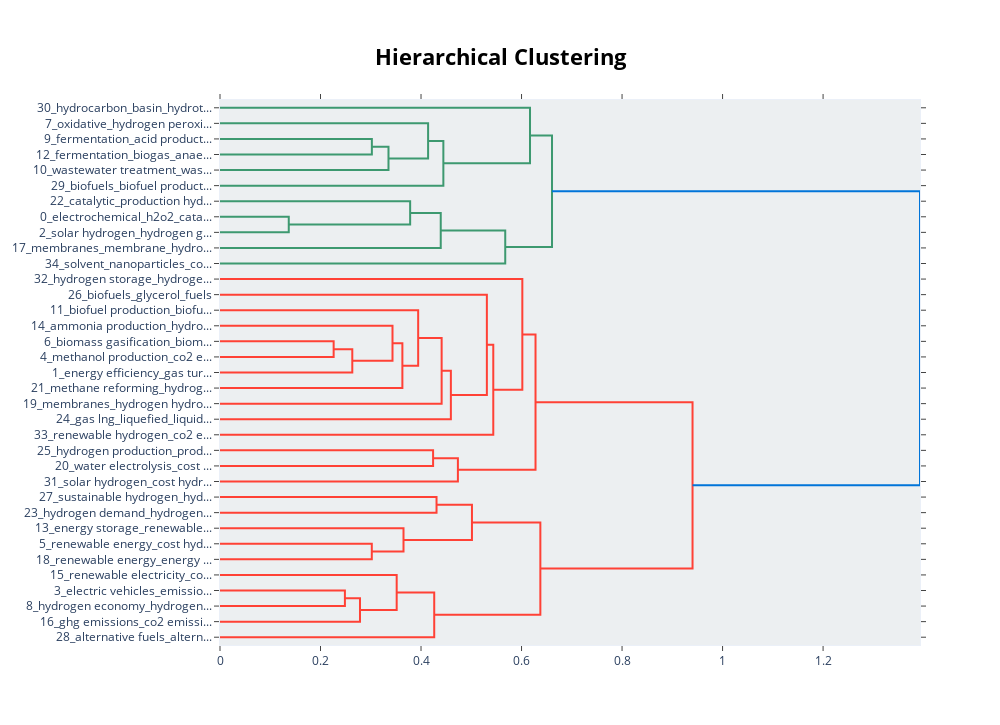

Notebook source saved alongside this figure:
### Code cell
topic_model.visualize_hierarchy()

### Figure 1 — Plotly figure (JSON) as saved in the notebook; plotly's stock layout.template omitted (floating-point values rounded to 4 significant figures)
{"data": [{"hoverinfo": "text", "marker": {"color": "rgb(61,153,112)"}, "mode": "lines", "type": "scatter", "x": [0, 0.3022, 0.3022, 0], "xaxis": "x", "y": [-25, -25, -35, -35], "yaxis": "y"}, {"hoverinfo": "text", "marker": {"color": "rgb(61,153,112)"}, "mode": "lines", "type": "scatter", "x": [0.3022, 0.3353, 0.3353, 0], "xaxis": "x", "y": [-30, -30, -45, -45], "yaxis": "y"}, {"hoverinfo": "text", "marker": {"color": "rgb(61,153,112)"}, "mode": "lines", "type": "scatter", "x": [0, 0.4141, 0.4141, 0.3353], "xaxis": "x", "y": [-15, -15, -37.5, -37.5], "yaxis": "y"}, {"hoverinfo": "text", "marker": {"color": "rgb(61,153,112)"}, "mode": "lines", "type": "scatter", "x": [0.4141, 0.4444, 0.4444, 0], "xaxis": "x", "y": [-26.25, -26.25, -55, -55], "yaxis": "y"}, {"hoverinfo": "text", "marker": {"color": "rgb(61,153,112)"}, "mode": "lines", "type": "scatter", "x": [0, 0.6169, 0.6169, 0.4444], "xaxis": "x", "y": [-5, -5, -40.62, -40.62], "yaxis": "y"}, {"hoverinfo": "text", "marker": {"color": "rgb(61,153,112)"}, "mode": "lines", "type": "scatter", "x": [0, 0.1368, 0.1368, 0], "xaxis": "x", "y": [-75, -75, -85, -85], "yaxis": "y"}, {"hoverinfo": "text", "marker": {"color": "rgb(61,153,112)"}, "mode": "lines", "type": "scatter", "x": [0, 0.3784, 0.3784, 0.1368], "xaxis": "x", "y": [-65, -65, -80, -80], "yaxis": "y"}, {"hoverinfo": "text", "marker": {"color": "rgb(61,153,112)"}, "mode": "lines", "type": "scatter", "x": [0.3784, 0.4392, 0.4392, 0], "xaxis": "x", "y": [-72.5, -72.5, -95, -95], "yaxis": "y"}, {"hoverinfo": "text", "marker": {"color": "rgb(61,153,112)"}, "mode": "lines", "type": "scatter", "x": [0.4392, 0.5676, 0.5676, 0], "xaxis": "x", "y": [-83.75, -83.75, -105, -105], "yaxis": "y"}, {"hoverinfo": "text", "marker": {"color": "rgb(61,153,112)"}, "mode": "lines", "type": "scatter", "x": [0.6169, 0.6606, 0.6606, 0.5676], "xaxis": "x", "y": [-22.81, -22.81, -94.38, -94.38], "yaxis": "y"}, {"hoverinfo": "text", "marker": {"color": "rgb(255,65,54)"}, "mode": "lines", "type": "scatter", "x": [0, 0.2261, 0.2261, 0], "xaxis": "x", "y": [-155, -155, -165, -165], "yaxis": "y"}, {"hoverinfo": "text", "marker": {"color": "rgb(255,65,54)"}, "mode": "lines", "type": "scatter", "x": [0.2261, 0.2632, 0.2632, 0], "xaxis": "x", "y": [-160, -160, -175, -175], "yaxis": "y"}, {"hoverinfo": "text", "marker": {"color": "rgb(255,65,54)"}, "mode": "lines", "type": "scatter", "x": [0, 0.3432, 0.3432, 0.2632], "xaxis": "x", "y": [-145, -145, -167.5, -167.5], "yaxis": "y"}, {"hoverinfo": "text", "marker": {"color": "rgb(255,65,54)"}, "mode": "lines", "type": "scatter", "x": [0.3432, 0.3629, 0.3629, 0], "xaxis": "x", "y": [-156.2, -156.2, -185, -185], "yaxis": "y"}, {"hoverinfo": "text", "marker": {"color": "rgb(255,65,54)"}, "mode": "lines", "type": "scatter", "x": [0, 0.3943, 0.3943, 0.3629], "xaxis": "x", "y": [-135, -135, -170.6, -170.6], "yaxis": "y"}, {"hoverinfo": "text", "marker": {"color": "rgb(255,65,54)"}, "mode": "lines", "type": "scatter", "x": [0.3943, 0.441, 0.441, 0], "xaxis": "x", "y": [-152.8, -152.8, -195, -195], "yaxis": "y"}, {"hoverinfo": "text", "marker": {"color": "rgb(255,65,54)"}, "mode": "lines", "type": "scatter", "x": [0.441, 0.4594, 0.4594, 0], "xaxis": "x", "y": [-173.9, -173.9, -205, -205], "yaxis": "y"}, {"hoverinfo": "text", "marker": {"color": "rgb(255,65,54)"}, "mode": "lines", "type": "scatter", "x": [0, 0.531, 0.531, 0.4594], "xaxis": "x", "y": [-125, -125, -189.5, -189.5], "yaxis": "y"}, {"hoverinfo": "text", "marker": {"color": "rgb(255,65,54)"}, "mode": "lines", "type": "scatter", "x": [0.531, 0.5438, 0.5438, 0], "xaxis": "x", "y": [-157.2, -157.2, -215, -215], "yaxis": "y"}, {"hoverinfo": "text", "marker": {"color": "rgb(255,65,54)"}, "mode": "lines", "type": "scatter", "x": [0, 0.6016, 0.6016, 0.5438], "xaxis": "x", "y": [-115, -115, -186.1, -186.1], "yaxis": "y"}, {"hoverinfo": "text", "marker": {"color": "rgb(255,65,54)"}, "mode": "lines", "type": "scatter", "x": [0, 0.424, 0.424, 0], "xaxis": "x", "y": [-225, -225, -235, -235], "yaxis": "y"}, {"hoverinfo": "text", "marker": {"color": "rgb(255,65,54)"}, "mode": "lines", "type": "scatter", "x": [0.424, 0.4734, 0.4734, 0], "xaxis": "x", "y": [-230, -230, -245, -245], "yaxis": "y"}, {"hoverinfo": "text", "marker": {"color": "rgb(255,65,54)"}, "mode": "lines", "type": "scatter", "x": [0.6016, 0.6278, 0.6278, 0.4734], "xaxis": "x", "y": [-150.6, -150.6, -237.5, -237.5], "yaxis": "y"}, {"hoverinfo": "text", "marker": {"color": "rgb(255,65,54)"}, "mode": "lines", "type": "scatter", "x": [0, 0.4308, 0.4308, 0], "xaxis": "x", "y": [-255, -255, -265, -265], "yaxis": "y"}, {"hoverinfo": "text", "marker": {"color": "rgb(255,65,54)"}, "mode": "lines", "type": "scatter", "x": [0, 0.302, 0.302, 0], "xaxis": "x", "y": [-285, -285, -295, -295], "yaxis": "y"}, {"hoverinfo": "text", "marker": {"color": "rgb(255,65,54)"}, "mode": "lines", "type": "scatter", "x": [0, 0.3651, 0.3651, 0.302], "xaxis": "x", "y": [-275, -275, -290, -290], "yaxis": "y"}, {"hoverinfo": "text", "marker": {"color": "rgb(255,65,54)"}, "mode": "lines", "type": "scatter", "x": [0.4308, 0.5014, 0.5014, 0.3651], "xaxis": "x", "y": [-260, -260, -282.5, -282.5], "yaxis": "y"}, {"hoverinfo": "text", "marker": {"color": "rgb(255,65,54)"}, "mode": "lines", "type": "scatter", "x": [0, 0.2485, 0.2485, 0], "xaxis": "x", "y": [-315, -315, -325, -325], "yaxis": "y"}, {"hoverinfo": "text", "marker": {"color": "rgb(255,65,54)"}, "mode": "lines", "type": "scatter", "x": [0.2485, 0.2786, 0.2786, 0], "xaxis": "x", "y": [-320, -320, -335, -335], "yaxis": "y"}, {"hoverinfo": "text", "marker": {"color": "rgb(255,65,54)"}, "mode": "lines", "type": "scatter", "x": [0, 0.3516, 0.3516, 0.2786], "xaxis": "x", "y": [-305, -305, -327.5, -327.5], "yaxis": "y"}, {"hoverinfo": "text", "marker": {"color": "rgb(255,65,54)"}, "mode": "lines", "type": "scatter", "x": [0.3516, 0.4262, 0.4262, 0], "xaxis": "x", "y": [-316.2, -316.2, -345, -345], "yaxis": "y"}, {"hoverinfo": "text", "marker": {"color": "rgb(255,65,54)"}, "mode": "lines", "type": "scatter", "x": [0.5014, 0.6374, 0.6374, 0.4262], "xaxis": "x", "y": [-271.2, -271.2, -330.6, -330.6], "yaxis": "y"}, {"hoverinfo": "text", "marker": {"color": "rgb(255,65,54)"}, "mode": "lines", "type": "scatter", "x": [0.6278, 0.9403, 0.9403, 0.6374], "xaxis": "x", "y": [-194.0, -194.0, -300.9, -300.9], "yaxis": "y"}, {"hoverinfo": "text", "marker": {"color": "rgb(0,116,217)"}, "mode": "lines", "type": "scatter", "x": [0.6606, 1.393, 1.393, 0.9403], "xaxis": "x", "y": [-58.59, -58.59, -247.5, -247.5], "yaxis": "y"}], "layout": {"autosize": false, "height": 725, "hoverlabel": {"bgcolor": "white", "font": {"family": "Rockwell", "size": 16}}, "hovermode": "closest", "plot_bgcolor": "#ECEFF1", "showlegend": false, "title": {"font": {"color": "Black", "size": 22}, "text": "<b>Hierarchical Clustering</b>", "x": 0.5, "xanchor": "center", "yanchor": "top"}, "width": 1000, "xaxis": {"mirror": "allticks", "rangemode": "tozero", "showgrid": false, "showline": true, "showticklabels": true, "ticks": "outside", "type": "linear", "zeroline": false}, "yaxis": {"mirror": "allticks", "range": [-350, 0], "rangemode": "tozero", "showgrid": false, "showline": true, "showticklabels": true, "tickmode": "array", "ticks": "outside", "ticktext": ["30_hydrocarbon_basin_hydrot...", "7_oxidative_hydrogen peroxi...", "9_fermentation_acid product...", "12_fermentation_biogas_anae...", "10_wastewater treatment_was...", "29_biofuels_biofuel product...", "22_catalytic_production hyd...", "0_electrochemical_h2o2_cata...", "2_solar hydrogen_hydrogen g...", "17_membranes_membrane_hydro...", "34_solvent_nanoparticles_co...", "32_hydrogen storage_hydroge...", "26_biofuels_glycerol_fuels", "11_biofuel production_biofu...", "14_ammonia production_hydro...", "6_biomass gasification_biom...", "4_methanol production_co2 e...", "1_energy efficiency_gas tur...", "21_methane reforming_hydrog...", "19_membranes_hydrogen hydro...", "24_gas lng_liquefied_liquid...", "33_renewable hydrogen_co2 e...", "25_hydrogen production_prod...", "20_water electrolysis_cost ...", "31_solar hydrogen_cost hydr...", "27_sustainable hydrogen_hyd...", "23_hydrogen demand_hydrogen...", "13_energy storage_renewable...", "5_renewable energy_cost hyd...", "18_renewable energy_energy ...", "15_renewable electricity_co...", "3_electric vehicles_emissio...", "8_hydrogen economy_hydrogen...", "16_ghg emissions_co2 emissi...", "28_alternative fuels_altern..."], "tickvals": [-5, -15, -25, -35, -45, -55, -65, -75, -85, -95, -105, -115, -125, -135, -145, -155, -165, -175, -185, -195, -205, -215, -225, -235, -245, -255, -265, -275, -285, -295, -305, -315, -325, -335, -345], "type": "linear", "zeroline": false}}}
